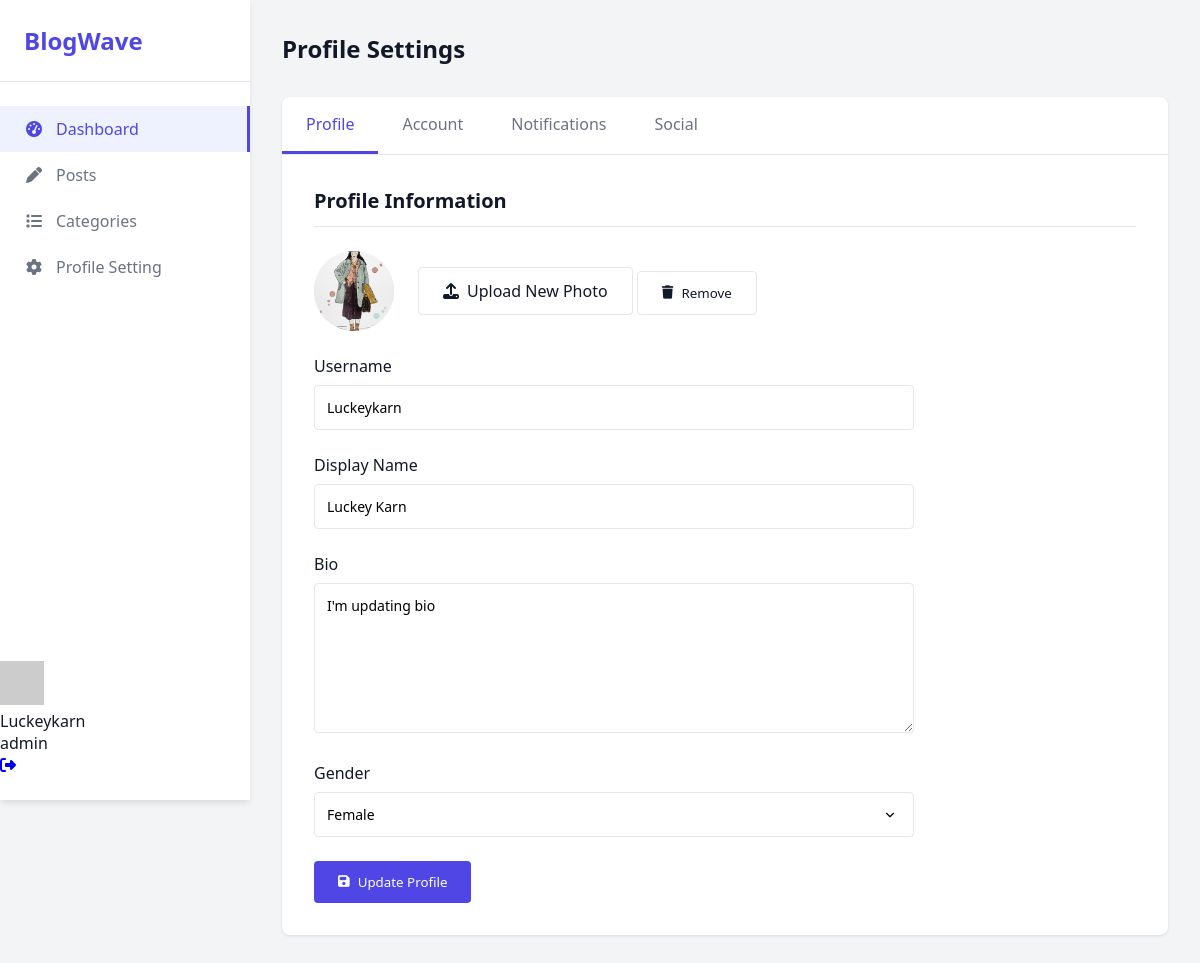
Page /adminpanel/profile-setting/ (signed in) on the earlier database version.
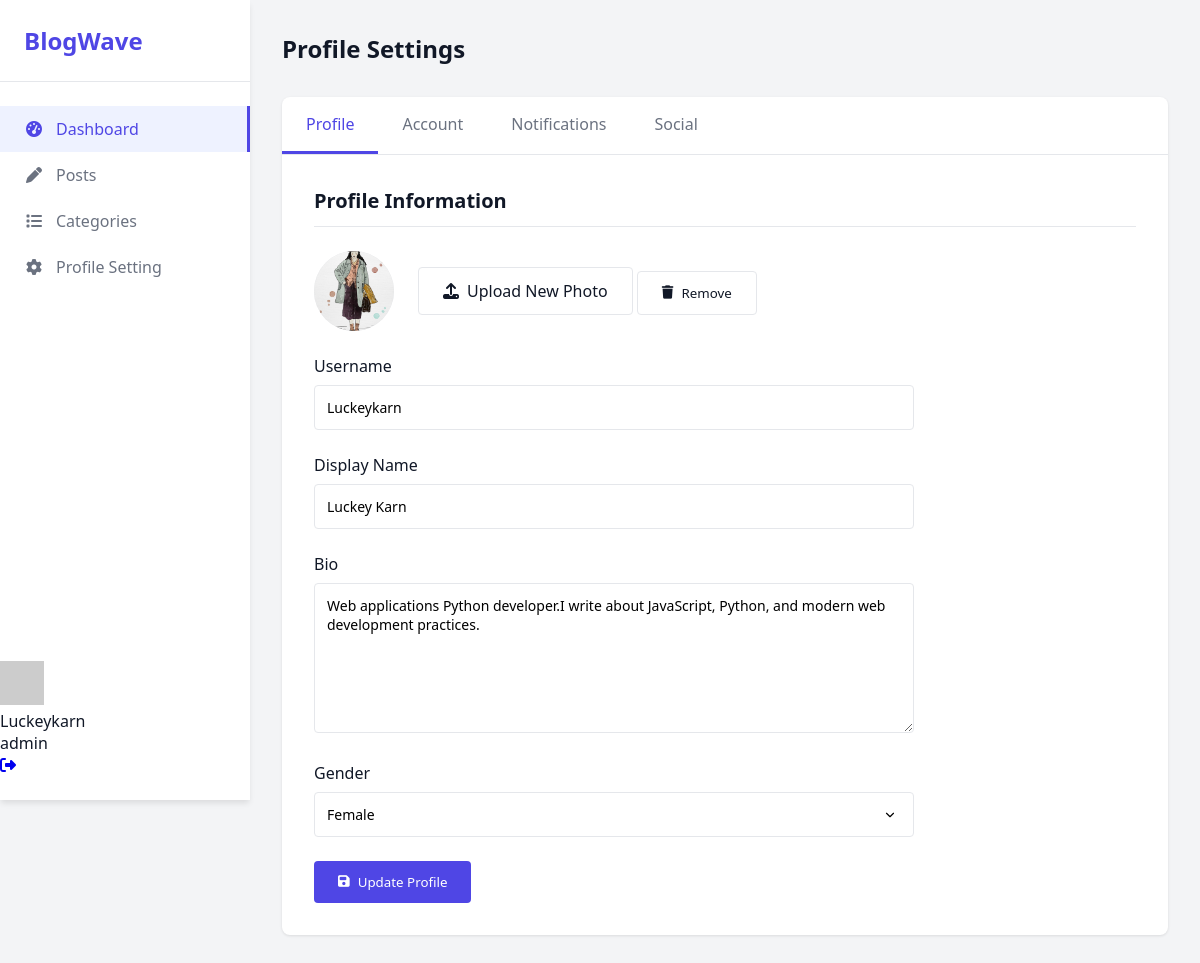
Same page on the later database version.
### account/models.py (models this page shows, shortened)
class CustomUser(AbstractUser):
    email = models.EmailField(unique=True)
    ROLE_CHOICES = (
        ('admin', 'Admin'),
        ('author', 'Author'),
        ('user', 'User'),
    )
    role = models.CharField(max_length=10, choices=ROLE_CHOICES)
    GENDER_CHOICES = (
        ('male', 'Male'),
        ('female', 'Female'),
        ('others', 'Others'),
    )
    gender = models.CharField(max_length=10, choices=GENDER_CHOICES)
    profile_picture = models.ImageField(upload_to="account")
    bio = models.TextField(max_length=255,blank=True)
    USERNAME_FIELD = "email"
    REQUIRED_FIELDS = ['username']

### adminpanel/views.py (the view, shortened to what this page needs)
# urls.py: path('profile-setting/', views.profile_settings, name='profile_settings'),
@login_required
def profile_settings(request):
    user = request.user
    context = {
        'user': user,
    }
    return render(request, 'profile_settings.html', context)

### adminpanel/templates/profile_settings.html (shortened to what this page needs)
{% extends "master.html" %}
{% block style %}
    <link rel="stylesheet" href="https://cdnjs.cloudflare.com/ajax/libs/font-awesome/6.4.0/css/all.min.css">
{% endblock %}
 {% block body %}
    <main class="main-content">
        <header class="header">
            <h1 class="page-title">Profile Settings</h1>
        </header>
        <div class="settings-container">
            <div class="settings-tabs">
                <div class="settings-tab active" data-tab="profile">Profile</div>
                <div class="settings-tab" data-tab="account">Account</div>
                <div class="settings-tab" data-tab="notifications">Notifications</div>
                <div class="settings-tab" data-tab="social">Social</div>
            </div>
            <div class="settings-content">
                <form method="POST" enctype="multipart/form-data">
                    <div class="settings-pane active" id="profile-pane">
                        <h3 class="settings-section-title">Profile Information</h3>
                        <div class="avatar-upload">
                            <div class="avatar-preview">
                                {% if request.user.profile_picture %}
                                <img src="{{ request.user.profile_picture.url }}" alt="Profile Photo" id="avatar-preview-img">
                                {% else %}
                                <img src="https://randomuser.me/api/portraits/women/44.jpg" alt="Default Profile" id="avatar-preview-img">
                                {% endif %}
                            </div>
                            <div>
                                <label for="profile_picture" class="btn btn-outline">
                                    <i class="fas fa-upload"></i> Upload New Photo
                                </label>
                                {% if request.user.profile_picture %}
                                <button type="button" id="remove-photo" class="btn btn-outline">
                                    <i class="fas fa-trash"></i> Remove
                                </button>
                                {% endif %}
                            </div>
                        </div>
                        <div class="form-group">
                            <label for="username">Username</label>
                            <input type="text" id="username" class="form-control" value="{{ request.user.username }}" readonly>
                        </div>
                        <div class="form-group">
                            <label for="display_name">Display Name</label>
                            <input type="text" id="display_name" name="display_name" class="form-control"
                                   value="{{ request.user.get_full_name|default:request.user.username }}">
                        </div>
                        <div class="form-group">
                            <label for="bio">Bio</label>
                            <textarea id="bio" name="bio" class="form-control">{{ request.user.bio|default:"Hey, it's my Bio" }}</textarea>
                        </div>
                        <div class="form-group">
                            <label for="gender">Gender</label>
                            <select name="gender" id="gender" class="form-select">
                                <option value="F" {% if request.user.gender == 'F' %}selected{% endif %}>Female</option>
                            </select>
                        </div>
                        <button type="submit" class="btn btn-primary">
                            <i class="fas fa-save"></i> Update Profile
                        </button>
                    </div>
                </form>
            </div>
        </div>
    </main>
{% endblock %}

### adminpanel/templates/master.html (shortened to what this page needs)
{% load static %}
<!DOCTYPE html>
<html lang="en">
<head>
    {% block style %}
    {% endblock %}
</head>
<body>
    <aside class="sidebar">
        <div class="logo">BlogWave</div>
        <nav class="nav-menu">
            <a href="{% url 'author_dashboard' %}" class="nav-item active">
                <i class="fas fa-tachometer-alt"></i>
                Dashboard
            </a>
            <a href="{% url 'author_blog' %}" class="nav-item">
                <i class="fas fa-pen"></i>
                Posts
            </a>
            <a href="{% url 'categories' %}" class="nav-item">
                <i class="fas fa-list"></i>
                Categories
            </a>
            <a href="{% url 'profile_settings' %}" class="nav-item">
                <i class="fas fa-cog"></i>
                Profile Setting
            </a>
        </nav>
        <div class="bg-white shadow-sm rounded-lg p-4 flex items-center justify-between">
            <div class="flex items-center space-x-4">
            <div class="flex items-center space-x-3">
                <a href="{% url 'profile_view' %}" class="flex items-center">
                    <img src="https://randomuser.me/api/portraits/women/44.jpg"
                     alt="User Avatar"
                     class="w-10 h-10 rounded-full object-cover border-2 border-indigo-100 hover:border-indigo-300 transition">
                </a>
                <div>
                     <div class="text-sm font-medium text-gray-800">{{ request.user.username }}</div>
                     <div class="text-xs text-gray-500 capitalize">{{ request.user.role|default:"member" }}</div>
                </div>
            </div>
        <a href="{% url 'userlogout' %}"
           class="text-gray-500 hover:text-red-500 p-2 rounded-full hover:bg-gray-100 transition"
           title="Logout">
            <i class="fas fa-sign-out-alt"></i>
        </a>
             </div>
        </div>
    </aside>
    {% block body %}
{% endblock %}
</body>
</html>

Differences in the rows shown:
changed CustomUser "Luckeykarn": bio "I'm updating bio" → "Web applications Python developer.I write about JavaScript, Python, and modern web development practices."
